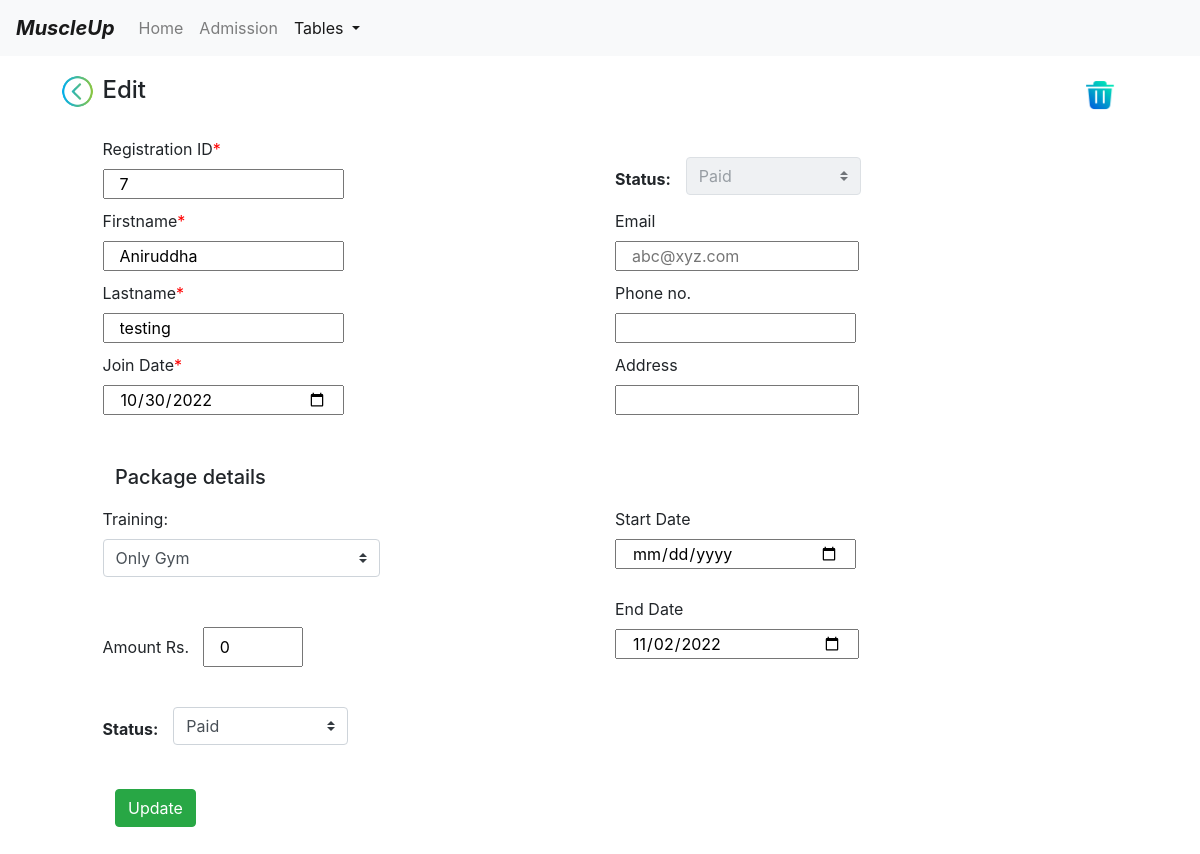
The page /edit/7/ (signed in) on the database as committed earlier.
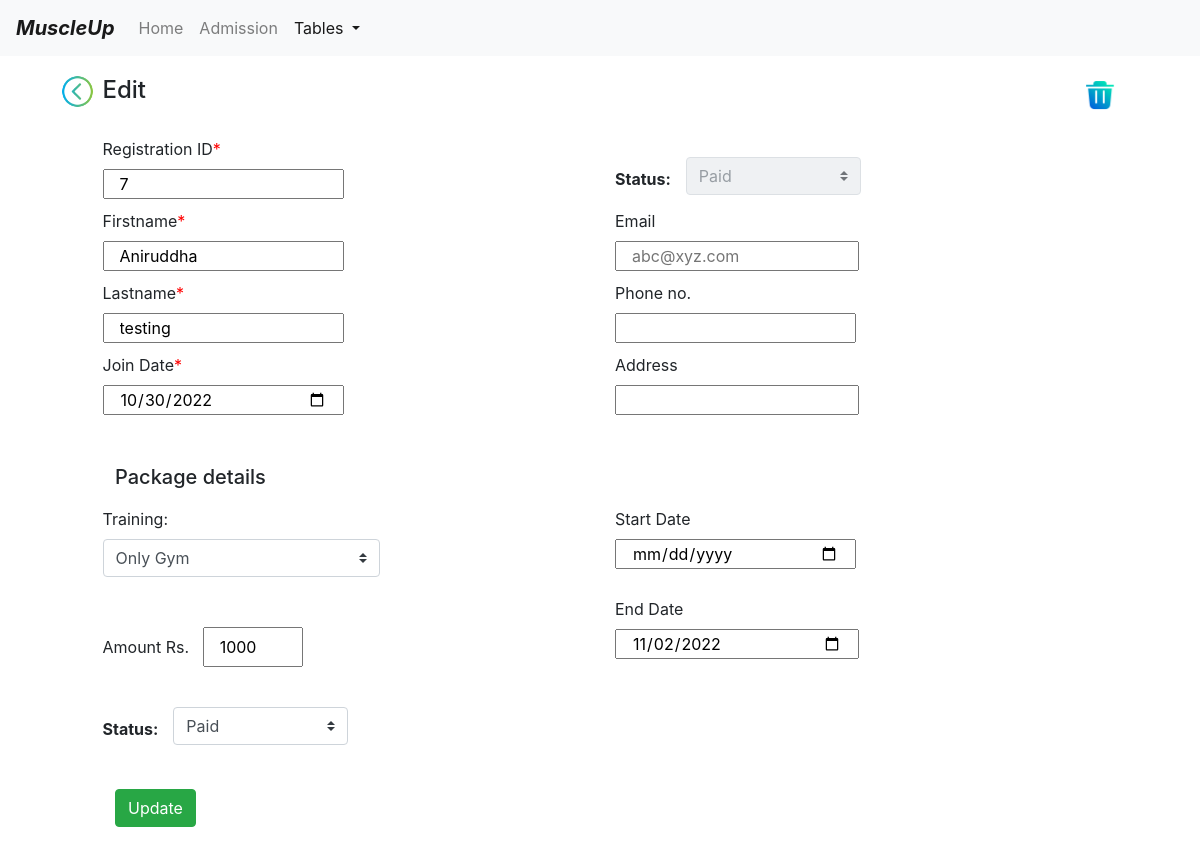
The same page on the database as committed later.
### app.py (models this page shows)
class Members(db.Model):
    id = db.Column(db.Integer, primary_key=True)
    firstname = db.Column(db.String(30))
    lastname = db.Column(db.String(30))
    phoneno = db.Column(db.Integer)
    email = db.Column(db.String(30))
    joindate = db.Column(db.String(11))
    startdate = db.Column(db.String(11))
    enddate = db.Column(db.String(11))
    address = db.Column(db.String(100))
    status = db.Column(db.String(10))
    training = db.Column(db.String(10))
    amount = db.Column(db.Integer)

### app.py (the view, shortened to what this page needs)
@app.route("/edit/<int:id>/", methods=['GET', 'POST'])
def edit(id):
    if "username" not in session:
        flash("Please log in first")
        return render_template("login.html")
    entry = Members.query.filter_by(id=id).first()
    return render_template("update.html", entry=entry, path="edit", back="table")

### templates/update.html (shortened to what this page needs)
<!DOCTYPE html>
<html lang="en">
<head>
    <link href="https://cdn.jsdelivr.net/npm/bootstrap@4.0.0/dist/css/bootstrap.min.css"
 rel="stylesheet">
</head>
<body>
<nav class="navbar navbar-expand-lg navbar-light bg-light">
    <a class="navbar-brand" href="/home"><b><i>MuscleUp</i></b></a>
    <div class="collapse navbar-collapse" id="navbarSupportedContent">
        <ul class="navbar-nav mr-auto">
            <li class="nav-item ">
                <a class="nav-link" href="/home">Home <span class="sr-only">(current)</span></a>
            </li>
            <li class="nav-item">
                <a class="nav-link" href="/form">Admission</a>
            </li>
            <li class="nav-item dropdown active">
                <a aria-expanded="false" aria-haspopup="true" class="nav-link dropdown-toggle" data-toggle="dropdown"
                   href="#"
                   id="navbarDropdown" role="button">
                    Tables
                </a>
            </li>
        </ul>
    </div>
</nav>
<form action="/{{path}}/{{entry.id}}" method="POST">
    <div class="Container" style="margin-top: 20px">
        <div class="row">
            <div class="col-1">
                <a href="/{{back}}">
                    <img src="/static/5.png" style="margin-left:60px;margin-top:-2px;" width="35px">
                </a>
            </div>
            <div class="col-4">
                <h4> Edit</h4><br>
            </div>
            <div class="col-5"></div>
            <div class="col-1" style="margin-top:10px">
                <a href="/delete/{{entry.id}}">
                    <img src="/static/trash.png" style="margin-left:60px;margin-top:-10px;" width="30px">
                </a>
            </div>
        </div>
        <div class="form row">
            <div class="col-1"></div>
            <div class="col-5">
                <label>Registration ID</label><label style="color:red;">*</label> <br>
                <input class="col-6" name="id" type="number" value="{{entry.id}}" required readonly>
            </div>
            <div class="col-0.5" style="margin-top:30px;margin-right:0px;margin-left:15px;">
                <label><strong>Status:</strong></label>
            </div>
            <div class="col-2" style="margin-top:20px;">
                <select class="custom-select custom-select" disabled>
                    <option name="notpaid" selected value="notPaid">{{entry.status}}</option>
                </select>
            </div>
        </div>
        <div class="form row" style="margin-top: 10px">
            <div class="col-1"></div>
            <div class="col-5">
                <label>Firstname</label><label style="color:red;">*</label> <br>
                <input class="col-6" name="firstname" placeholder="firstname" type="text" value="{{entry.firstname}}" required>
            </div>
            <div class="col-6">
                <label>Email</label>
                <br><input class="col-5" name="email" placeholder="abc@xyz.com" type="email" value="{{entry.email}}">
            </div>
        </div>
        <div class="form row" style="margin-top: 10px">
            <div class="col-1"></div>
            <div class="col-5">
                <label>Lastname</label><label style="color:red;">*</label> <br>
                <input class="col-6" name="lastname" placeholder="lastname" type="text" value="{{entry.lastname}}" required>
            </div>
            <div class="col-5">
                <label>Phone no.</label> <br>
                <input class="col-6" name="phoneno" type="number" value="{{entry.phoneno}}">
            </div>
        </div>
        <div class="form row" style="margin-top: 10px;">
            <div class="col-1"></div>
            <div class="col-5">
                <label>Join Date</label><label style="color:red;">*</label> <br>
                <input class="col-6" name="joindate" type="date" value="{{entry.joindate}}" required>
            </div>
            <div class="col-6">
                <label>Address</label>
                <br><input class="col-5" name="address" type="text" value="{{entry.address}}">
            </div>
        </div>
        <div class="form row" style="margin-top: 50px">
            <div class="col" style=" padding-left:130px">
                <h5>Package details</h5>
            </div>
        </div>
        <div class="form row" style="margin-top: 10px">
            <div class="col-1"></div>
            <div class="col-3" style="margin-top: 0px">
                <label>Training:</label>
                <select class="custom-select custom-select" name="training" id="training">
                    {% if entry.training == "Only Gym" %}
                    <option value="Only Gym" selected>Only Gym</option>
                    {% elif entry.training == "Only Cardio" %}
                    <option>None</option>
                    <option value="Only Gym">Only Gym</option>
                    <option value="Only Cardio" selected>Only Cardio</option>
                    <option value="Gym+Cardio">Gym+Cardio</option>
                    {% elif entry.training == "Gym+Cardio" %}
                    <option>None</option>
                    <option value="Only Gym">Only Gym</option>
                    <option value="Only Cardio">Only Cardio</option>
                    <option value="Gym+Cardio" selected>Gym+Cardio</option>
                    {% else %}
                    <option selected >Select Training</option>
                    <option value="Only Gym">Only Gym</option>
                    <option value="Only Cardio">Only Cardio</option>
                    <option value="Gym+Cardio">Gym+Cardio</option>
                    {% endif %}
                </select>
            </div>
            <div class="col-2"></div>
            <div class="col-5">
                <label>Start Date</label> <br>
                <input class="col-6" name="startdate" type="date" value="{{entry.startdate}}">
            </div>
        </div>
        <div class="form row" style="margin-top: 20px">
            <div class="col-1"></div>
            <div class="col-5" style="margin-top:30px;">
                <label>Amount Rs.</label> &nbsp
                <input class="col-6" type="number" name="amount" id="amount" style="height:40px;width:100px;" value="{{entry.amount}}">
            </div>
            <div class="col-6">
                <label>End Date</label>
                <br><input class="col-5" name="enddate" type="date" value="{{entry.enddate}}">
            </div>
        </div>
        <div class="form row" style="margin-top: 20px">
            <div class="col-1"></div>
             <div class="col-0.5" style="margin-top:30px;margin-right:0px;margin-left:15px;">
                <label><strong>Status:</strong></label>
            </div>
            <div class="col-2" style="margin-top:20px;">
                <select class="custom-select custom-select" name="status" >
                   {% if entry.status == "Paid" %}
                    <option selected value="Paid">Paid</option>
                    {% elif entry.status == "Not Paid" %}
                    <option  value="Paid">Paid</option>
                    <option selected value="Not Paid">Not Paid</option>
                    {% else %}
                    <option  value="Paid">Paid</option>
                    <option selected value="Not Paid">Not Paid</option>
                    {% endif %}
                </select>
            </div>
            <div class="col-6">
            </div>
        </div>
        <div class="form row" style="margin-top: 10px">
            <div class="col" style="padding-left:130px; margin-top:30px">
                <button class="btn btn-success" data-target="#mymodal" data-toggle="modal" type="button">
                    Update
                </button>
            </div>
        </div>
    </div>
    <br><br>
</form>
</body>
</html>

Rows that differ between the two databases and show on the page:
changed Members "Paid": amount "0" → "1000"
